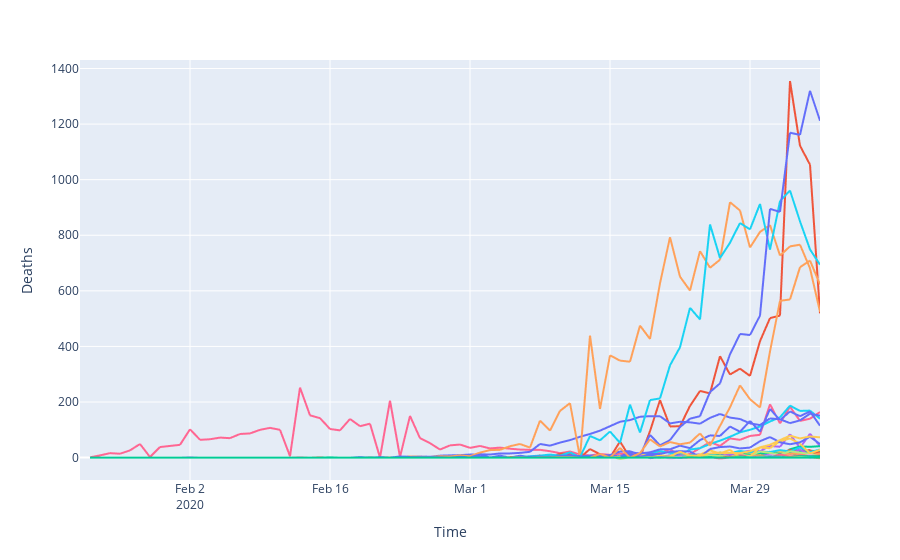

The notebook cell this image was saved under:
### Code cell
fig = px.line(world_melt, x = 'Time', y = 'Deaths', color='Сountries') # создаю линейные графики
fig.update_layout(showlegend=False) # удаляю избыточную в нашем случе легенду. весь расчет на интерактив
fig.show() # вывожу интерактивную графику. её не видно в предпросмотре Github, но она есть
